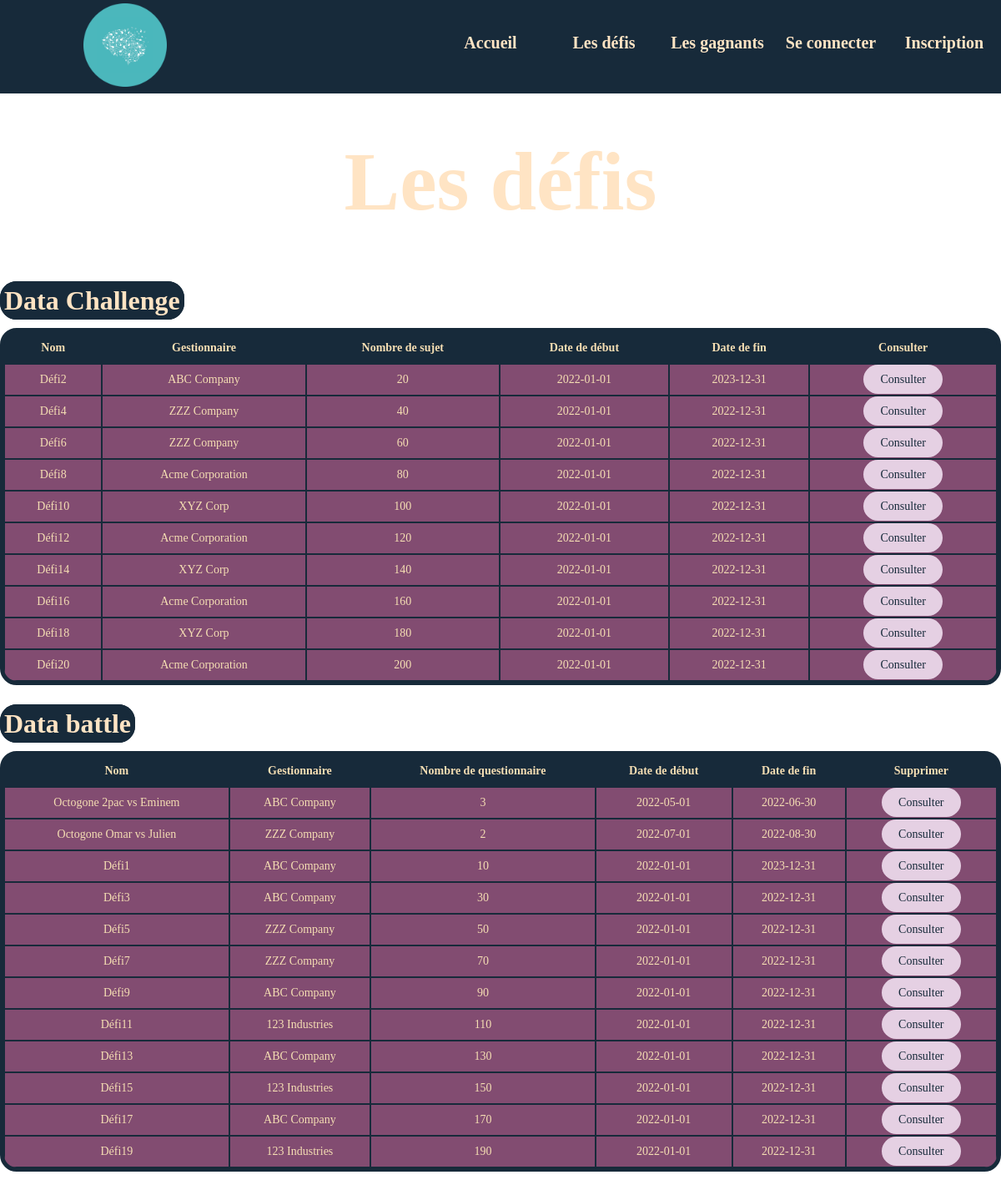
The app's page /php/datainfo.php with its own data.
### tables this page shows
CREATE TABLE DataDefi(
    idDataDefi INTEGER PRIMARY KEY AUTO_INCREMENT,
    idGestionnaire INTEGER,
    typeD VARCHAR(50),
    nombreSujet INTEGER,
    nombreQuestionnaire INTEGER,
    nom TEXT,
    dateDebut DATE DEFAULT (CURRENT_DATE),
    dateFIN DATE,
    descriptionD TEXT,
    
    FOREIGN KEY (idGestionnaire) REFERENCES Gestionnaire (idLogin) ON DELETE SET NULL
);

CREATE TABLE Gestionnaire(
    idLogin INTEGER PRIMARY KEY,
    nom VARCHAR(50),
    prenom VARCHAR(50),
    entreprise VARCHAR(255),
    telephone VARCHAR(10),
    mail VARCHAR(255),
    dateDebut DATE DEFAULT (CURRENT_DATE),
    dateFin DATE,
    FOREIGN KEY (idLogin) REFERENCES Login (idLogin) ON DELETE CASCADE
);

### php/fonctionGetBDD.php (called while the page is built, shortened)
<?php
function getGestionnaireParId($connexion, $idGestionnaire)
{
    try {
        $query = "SELECT Gestionnaire.idLogin, Gestionnaire.nom, Gestionnaire.prenom, Gestionnaire.entreprise, Gestionnaire.telephone, Gestionnaire.mail, Gestionnaire.dateDebut, Gestionnaire.dateFin, Login.nomUtilisateur
                  FROM Gestionnaire
                  INNER JOIN Login ON Gestionnaire.idLogin = Login.idLogin
                  WHERE Gestionnaire.idLogin = ?";
        $idLogin = $nom = $prenom = $entreprise = $telephone = $mail = $dateDebut = $dateFin = $nomUtilisateur = null;
        $stmt = $connexion->prepare($query);
        $stmt->bind_param("i", $idGestionnaire);
        $stmt->execute();
        $stmt->bind_result($idLogin, $nom, $prenom, $entreprise, $telephone, $mail, $dateDebut, $dateFin, $nomUtilisateur);
        $gestionnaire = array(
            "idLogin" => $idLogin,
            "nom" => $nom,
            "prenom" => $prenom,
            "entreprise" => $entreprise,
            "telephone" => $telephone,
            "mail" => $mail,
            "dateDebut" => $dateDebut,
            "dateFin" => $dateFin,
            "nomUtilisateur" => $nomUtilisateur
        );
        return $gestionnaire;
    } catch (Exception $e) {
        echo "Une erreur est survenue : " . $e->getMessage();
        return null;
    }
}
function getAllDataChallenge($connexion)
{
    $query = "SELECT idDataDefi, idGestionnaire, typeD, nombreSujet, nombreQuestionnaire, nom, dateDebut, dateFin FROM DataDefi WHERE typeD = 'Challenge'";
    try {
        $stmt = $connexion->prepare($query);
        $stmt->execute();
        $stmt->bind_result($idDataDefi, $idGestionnaire, $typeD, $nombreSujet, $nombreQuestionnaire, $nom, $dateDebut, $dateFin);
        $tableDataDefi = array();
        while ($stmt->fetch()) {
            $dataDefi = array(
                "idDataDefi" => $idDataDefi,
                "idGestionnaire" => $idGestionnaire,
                "typeD" => $typeD,
                "nombreSujet" => $nombreSujet,
                "nombreQuestionnaire" => $nombreQuestionnaire,
                "nom" => $nom,
                "dateDebut" => $dateDebut,
                "dateFin" => $dateFin
            );
            $tableDataDefi[] = $dataDefi;
        }
        return $tableDataDefi;
    } catch (Exception $e) {
        echo "Une erreur est survenue : " . $e->getMessage();
        return null;
    }
}
function getAllDataBattle($connexion)
{
    $query = "SELECT idDataDefi, idGestionnaire, typeD, nombreSujet, nombreQuestionnaire, nom, dateDebut, dateFin FROM DataDefi WHERE typeD = 'Battle'";
    try {
        $stmt = $connexion->prepare($query);
        $stmt->execute();
        $stmt->bind_result($idDataDefi, $idGestionnaire, $typeD, $nombreSujet, $nombreQuestionnaire, $nom, $dateDebut, $dateFin);
        $tableDataDefi = array();
        while ($stmt->fetch()) {
            $dataDefi = array(
                "idDataDefi" => $idDataDefi,
                "idGestionnaire" => $idGestionnaire,
                "typeD" => $typeD,
                "nombreSujet" => $nombreSujet,
                "nombreQuestionnaire" => $nombreQuestionnaire,
                "nom" => $nom,
                "dateDebut" => $dateDebut,
                "dateFin" => $dateFin
            );
            $tableDataDefi[] = $dataDefi;
        }
        return $tableDataDefi;
    } catch (Exception $e) {
        echo "Une erreur est survenue : " . $e->getMessage();
        return null;
    }
}
?>

### php/datainfo.php (the view, shortened to what this page needs)
<!DOCTYPE html>
<html>
<head>
    <link rel="stylesheet" type="text/css" href="../css/datainfo.css">
</head>
<body>
    <?php
    require 'navbar.php';
    require_once 'fonctionCreateBDD.php';
    require_once 'fonctionGetBDD.php';
    ?>
    <h1 class="titre">Les défis</h1>
    <?php
    $connexion = connect($usernamedb, $passworddb, $dbname);
    $challenges = getAllDataChallenge($connexion);
    echo "<div class='divElement'> ";
    echo '<div class="divTitre">';
    echo '<h2 class= "titre2">Data Challenge</h2>';
    echo '</div>';
    if ($challenges) {
        $connexion = connect($usernamedb, $passworddb, $dbname);
        echo '<table class="table">';
        echo "<tr><th>Nom</th><th>Gestionnaire</th><th>Nombre de sujet</th><th>Date de début</th><th>Date de fin</th><th>Consulter</th></tr>";
        foreach ($challenges as $challenge) {
            echo "<tr id='login_" . $challenge['idDataDefi'] . "'>";
            echo "<td>" . $challenge['nom'] . "</td>";
            $gestionnaire = getGestionnaireParId($connexion, $challenge['idGestionnaire']);
            echo "<td>" . $gestionnaire['entreprise'] . "</td>";
            echo "<td>" . $challenge['nombreSujet'] . "</td>";
            echo "<td>" . $challenge['dateDebut'] . "</td>";
            if ($challenge['dateFin'] < date("Y-m-d")) {
                echo "<td class = 'dateFin'>" . $challenge['dateFin'] . "</td>";
            } else {
                echo "<td>" . $challenge['dateFin'] . "</td>";
            }
            echo "<td ><a class='consulterBtn' href=\"consulter.php?idData=".$challenge['idDataDefi']."\">Consulter</a></td>";
            echo "</tr>";
        }
        echo "</table>";
    } else {
        echo "<div class='divErreur'>";
        echo "<p class='vide'>Aucune Data Battle</p>";
        echo "</div>";
    }
    echo "</div>";
    $connexion = connect($usernamedb, $passworddb, $dbname);
    $battles = getAllDataBattle($connexion);
    echo "<div class='divElement'> ";
    echo '<h2 class= "titre2">Data battle</h2>';
    if ($battles) {
        $connexion = connect($usernamedb, $passworddb, $dbname);
        echo '<table class="table">';
        echo "<tr><th>Nom</th><th>Gestionnaire</th><th>Nombre de questionnaire</th><th>Date de début</th><th>Date de fin</th><th>Supprimer</th></tr>";
        foreach ($battles as $battle) {
            echo "<tr id='login_" . $battle['idDataDefi'] . "'>";
            echo "<td>" . $battle['nom'] . "</td>";
            $gestionnaire = getGestionnaireParId($connexion, $battle['idGestionnaire']);
            echo "<td>" . $gestionnaire['entreprise'] . "</td>";
            echo "<td>" . $battle['nombreQuestionnaire'] . "</td>";
            echo "<td>" . $battle['dateDebut'] . "</td>";
            if ($battle['dateFin'] < date("Y-m-d")) {
                echo "<td class = 'dateFin'>" . $battle['dateFin'] . "</td>";
            } else {
                echo "<td>" . $battle['dateFin'] . "</td>";
            }
            echo "<td><a class='consulterBtn' href=\"consulter.php?idData=".$battle['idDataDefi']."\">Consulter</a></td>";
            echo "</tr>";
        }
        echo "</table>";
    } else {
        echo "<div class='divErreur'>";
        echo "<p class='vide'>Aucun Data Challenge</p>";
        echo "</div>";
    }
    echo "</div>";
    ?>
</body>
</html>

### php/navbar.php (shortened to what this page needs)
<head>
    <link rel="stylesheet" type="text/css" href="/css/navbar.css" />
</head>
<header>
    <?php
    require_once 'fonctionGetBDD.php';
    ?>
    <div id="navbar">
        <div class="top">
            <div class="divLogo">
                <a href="/index.php"><img class="logo" src="/images/iapau_round.png" alt="Logo"> </a>
            </div>
            <div class="droite">
                <nav class="navbar">
                    <ul class="menu">
                        <li><a class="hover-underline-animation" href="/index.php">Accueil</a></li>
                        <?php
                        if (empty($_SESSION['type'])) {
                            echo '<li><a class="hover-underline-animation" href="/php/datainfo.php">Les défis</a></li>';
                            echo '<li><a class="hover-underline-animation" href="/php/gagnants.php">Les gagnants</a></li>';
                            echo '<li><a class="hover-underline-animation" href="/php/connexion.php">Se connecter</a></li>';
                            echo '<li><a class="hover-underline-animation" href="/php/register.php">Inscription</a></li>';
                        }
                        ?>
                    </ul>
                </nav>
            </div>
        </div>
    </div>
</header>

### css/datainfo.css (style rules this page uses)
body { background-image: url(../images/image.jpg); background-repeat: repeat; background-size: contain; }
.titre { margin-top: 1.6em; text-align: center; font-size: 100px; color: bisque; }
.table { margin-top: 1em; width: 100%; font-size: 14px; background-color: #172A3A; border-collapse: separate; border-radius: 20px; overflow: hidden; border-spacing: 0; text-align: center; border: 5px solid #172A3A; margin-bottom: 2em; }
.table th, .table td { border: 1px solid #172A3A; padding: 10px; color: wheat; }
.table td { background-color: #824C71; }
.table tr:nth-child(even) { background-color: #824C71; }
.titre2 { margin-top: 1.6em; color: bisque; font-size: 2em; background-color: #172A3A; display: inline; border-radius: 20px; border: 5px solid #172A3A; }
.divElement { margin-top: 1em; }
.consulterBtn { border-radius: 20px; padding: 10px 20px; background-color: #E5D0E3; color: #172A3A; border: none; cursor: pointer; text-decoration: none; }

### css/navbar.css (style rules this page uses)
.menu { display: flex; justify-content: center; flex-wrap: wrap; height: 10vh; }
.menu li { list-style-type: none; }
.menu a { min-width: 120px; margin: 0.5rem; padding: 1rem 0; text-align: center; text-decoration: none; font-weight: bold; font-size: 20px; }
.hover-underline-animation { display: inline-block; position: relative; color: bisque; }
.hover-underline-animation::after { content: ''; position: absolute; width: 100%; transform: scaleX(0); height: 2px; bottom: 0; left: 0; background-color: bisque; transform-origin: bottom right; transition: transform 0.25s ease-out; }
.top { display: flex; justify-content: space-between; align-items: center; }
.droite { display: flex; justify-content: flex-end; }
.logo { width: 100px; height: auto; margin-left: 100px; }
#navbar { overflow: hidden; position: fixed; top: 0; z-index: 10000; width: 100%; background-color: #172A3A; width: 100%; }
body { margin-top: 14vh; }
body { margin: 0; padding: 0; }

### records on screen
datadefi: nom "Défi2", idGestionnaire.entreprise "ABC Company", nombreSujet "20", dateDebut "2022-01-01", dateFIN "2023-12-31"
datadefi: nom "Défi4", idGestionnaire.entreprise "ZZZ Company", nombreSujet "40", dateDebut "2022-01-01", dateFIN "2022-12-31"
datadefi: nom "Défi6", idGestionnaire.entreprise "ZZZ Company", nombreSujet "60", dateDebut "2022-01-01", dateFIN "2022-12-31"
datadefi: nom "Défi8", idGestionnaire.entreprise "Acme Corporation", nombreSujet "80", dateDebut "2022-01-01", dateFIN "2022-12-31"
datadefi: nom "Défi10", idGestionnaire.entreprise "XYZ Corp", nombreSujet "100", dateDebut "2022-01-01", dateFIN "2022-12-31"
datadefi: nom "Défi12", idGestionnaire.entreprise "Acme Corporation", nombreSujet "120", dateDebut "2022-01-01", dateFIN "2022-12-31"
datadefi: nom "Défi14", idGestionnaire.entreprise "XYZ Corp", nombreSujet "140", dateDebut "2022-01-01", dateFIN "2022-12-31"
datadefi: nom "Défi16", idGestionnaire.entreprise "Acme Corporation", nombreSujet "160", dateDebut "2022-01-01", dateFIN "2022-12-31"
datadefi: nom "Défi18", idGestionnaire.entreprise "XYZ Corp", nombreSujet "180", dateDebut "2022-01-01", dateFIN "2022-12-31"
datadefi: nom "Défi20", idGestionnaire.entreprise "Acme Corporation", nombreSujet "200", dateDebut "2022-01-01", dateFIN "2022-12-31"
datadefi: nom "Octogone 2pac vs Eminem", idGestionnaire.entreprise "ABC Company", nombreQuestionnaire "3", dateDebut "2022-05-01", dateFIN "2022-06-30"
datadefi: nom "Octogone Omar vs Julien", idGestionnaire.entreprise "ZZZ Company", nombreQuestionnaire "2", dateDebut "2022-07-01", dateFIN "2022-08-30"
datadefi: nom "Défi1", idGestionnaire.entreprise "ABC Company", nombreQuestionnaire "10", dateDebut "2022-01-01", dateFIN "2023-12-31"
datadefi: nom "Défi3", idGestionnaire.entreprise "ABC Company", nombreQuestionnaire "30", dateDebut "2022-01-01", dateFIN "2022-12-31"
datadefi: nom "Défi5", idGestionnaire.entreprise "ZZZ Company", nombreQuestionnaire "50", dateDebut "2022-01-01", dateFIN "2022-12-31"
datadefi: nom "Défi7", idGestionnaire.entreprise "ZZZ Company", nombreQuestionnaire "70", dateDebut "2022-01-01", dateFIN "2022-12-31"
datadefi: nom "Défi9", idGestionnaire.entreprise "ABC Company", nombreQuestionnaire "90", dateDebut "2022-01-01", dateFIN "2022-12-31"
datadefi: nom "Défi11", idGestionnaire.entreprise "123 Industries", nombreQuestionnaire "110", dateDebut "2022-01-01", dateFIN "2022-12-31"
datadefi: nom "Défi13", idGestionnaire.entreprise "ABC Company", nombreQuestionnaire "130", dateDebut "2022-01-01", dateFIN "2022-12-31"
datadefi: nom "Défi15", idGestionnaire.entreprise "123 Industries", nombreQuestionnaire "150", dateDebut "2022-01-01", dateFIN "2022-12-31"
datadefi: nom "Défi17", idGestionnaire.entreprise "ABC Company", nombreQuestionnaire "170", dateDebut "2022-01-01", dateFIN "2022-12-31"
datadefi: nom "Défi19", idGestionnaire.entreprise "123 Industries", nombreQuestionnaire "190", dateDebut "2022-01-01", dateFIN "2022-12-31"
